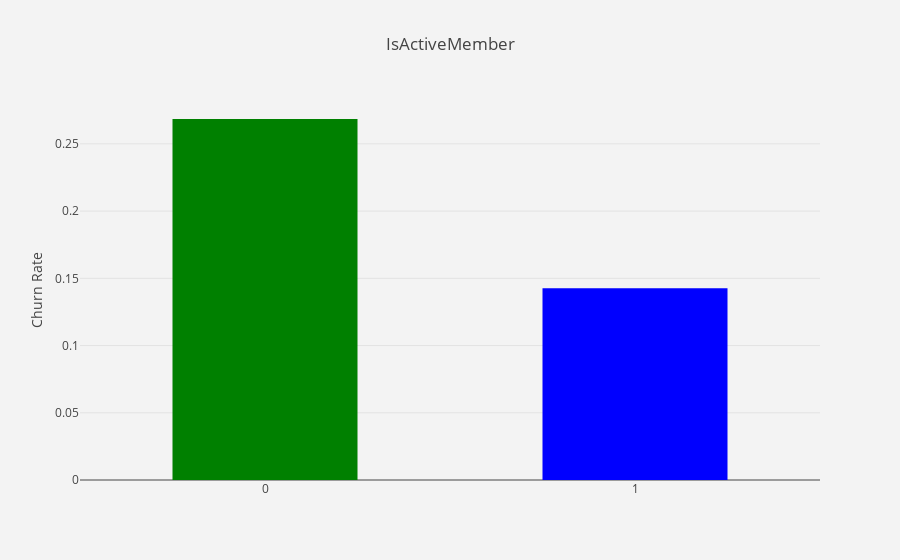

Source (notebook cell):
### Code cell
# visualize IsActiveMember churn rate
df_plot = df_data.groupby('IsActiveMember').Exited.mean().reset_index()
plot_data = [
    go.Bar(
        x=df_plot['IsActiveMember'],
        y=df_plot['Exited'],
        width = [0.5, 0.5],
        marker=dict(
        color=['green', 'blue'])
    )
]

plot_layout = go.Layout(
        xaxis={"type": "category"},
        yaxis={"title": "Churn Rate"},
        title='IsActiveMember',
        plot_bgcolor  = "rgb(243,243,243)",
        paper_bgcolor  = "rgb(243,243,243)",
    )
fig = go.Figure(data=plot_data, layout=plot_layout)
pyoff.iplot(fig)

### Figure 1 — Plotly figure (JSON) as saved in the notebook; plotly's stock layout.template omitted (floating-point values rounded to 4 significant figures)
{"data": [{"uid": "39b1c050-5967-4d97-8fc6-441a689f7ced", "width": [0.5, 0.5], "y": [0.2685, 0.1427], "x": [0, 1], "type": "bar", "marker": {"color": ["green", "blue"]}}], "layout": {"paper_bgcolor": "rgb(243,243,243)", "plot_bgcolor": "rgb(243,243,243)", "yaxis": {"title": {"text": "Churn Rate"}}, "xaxis": {"type": "category"}, "title": {"text": "IsActiveMember"}}}
